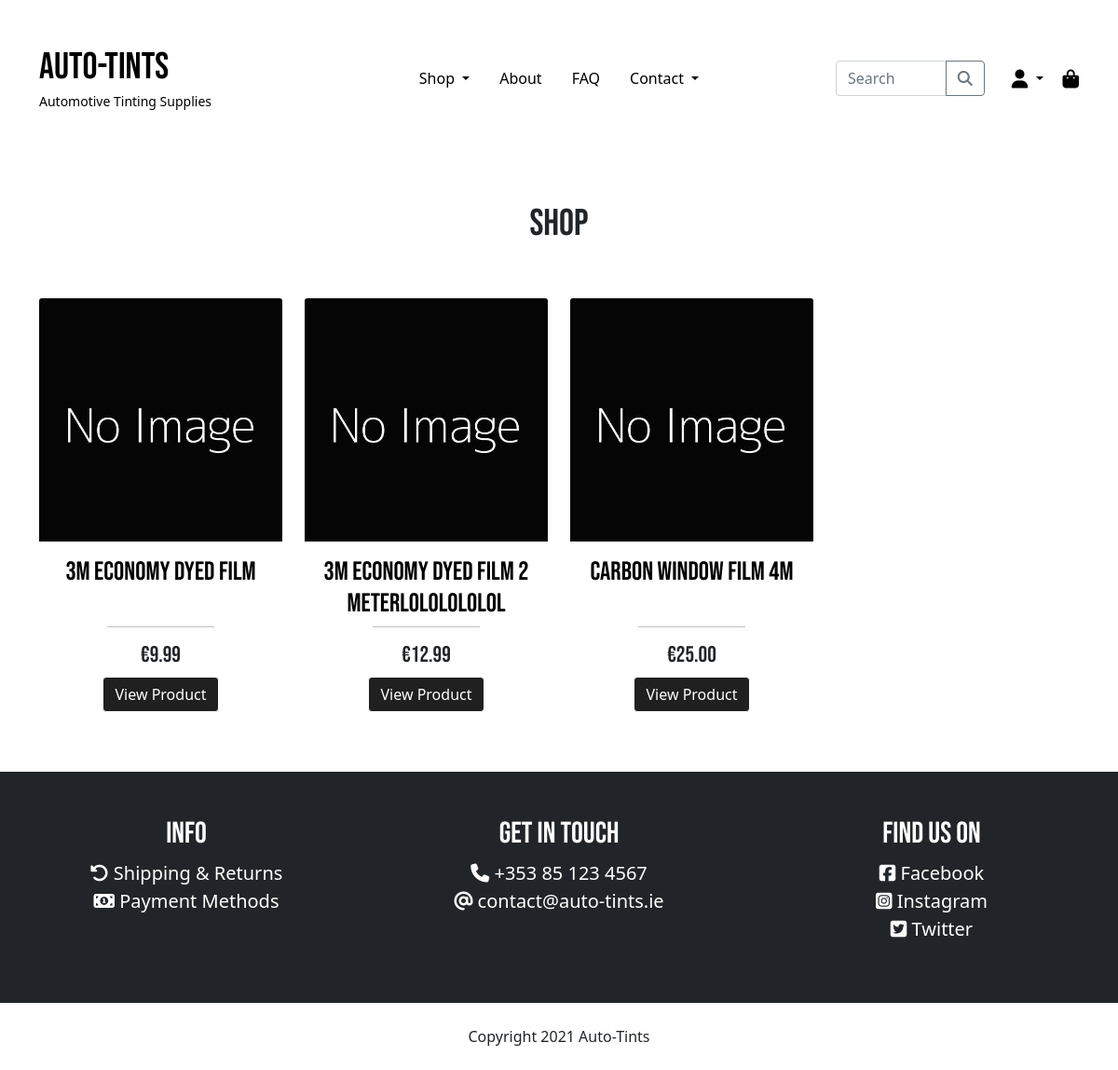
/products/, run on an earlier commit of the app's database.
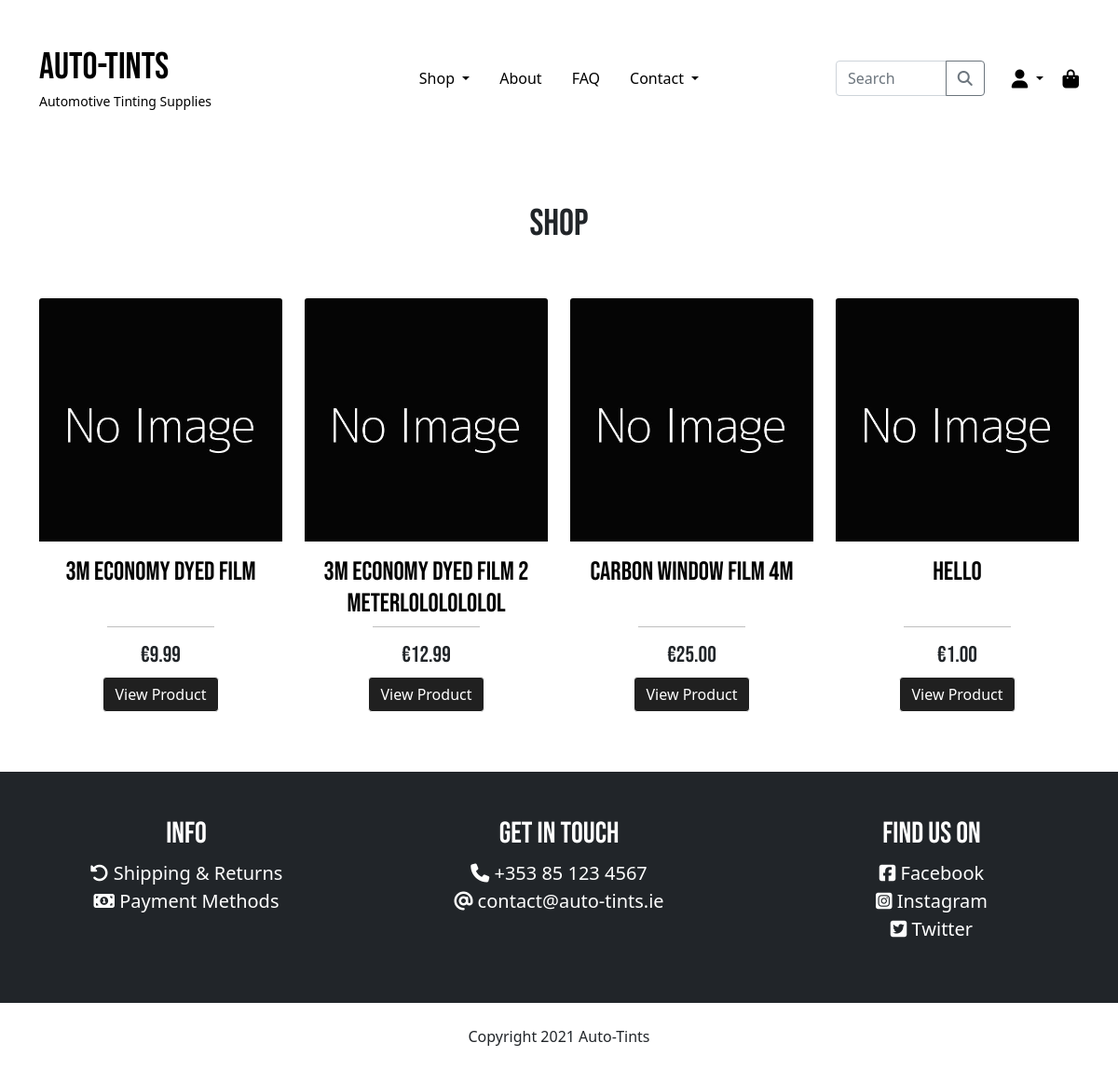
And on a later commit of the database.
### products/models.py (models this page shows, shortened)
class Product(models.Model):
    category = models.ForeignKey('Category', null=True,
                                 blank=True, on_delete=models.SET_NULL)
    sku = models.CharField(max_length=254, blank=True, default='')
    name = models.CharField(max_length=254)
    description = models.TextField()
    price = models.DecimalField(max_digits=6, decimal_places=2)
    image = models.ImageField(default="noimage.jpg")

### products/views.py (the view, shortened to what this page needs)
# urls.py: path('', views.all_products, name='products'),
def all_products(request):
    products = Product.objects.all()
    categories = None
    query = None
    context = {
        'products': products,
        'query': query,
        'cur_categories': categories,
    }
    return render(request, 'products/index.html', context)

### auto_tints/context_processors.py (called while the page is built, shortened)
def get_categories(request):
    categories = Category.objects.all()
    context = {
        'categories': categories,
    }
    return context

def cart_contents(request):
    cart = request.session.get('cart', {})
    cart_items = []
    cart_items_count = 0
    total = 0
    if cart:
        for quantity in list(cart.values()):
            cart_items_count += int(quantity)
    grand_total = total + settings.DELIVERY_CHARGE
    context = {
        'cart_items': cart_items,
        'cart_items_count': cart_items_count,
        'total': total,
        'grand_total': grand_total,
        'delivery_charge': settings.DELIVERY_CHARGE,
    }
    return context

### products/templates/products/index.html (shortened to what this page needs)
{% extends "base.html" %}
{% load static %}
{% block content %}
<div class="container">
    <h1 class="text-center mt-5">Shop</h1>
    {% if products %}
    <div class="row my-5">
        {% for product in products %}
        <div class="col-12 col-md-4 col-lg-3">
            <div class="card h-100 border-0 text-center">
                <a href="{% url 'detail_page' product.id %}">
                    <img src="{{ product.image.url }}" class="card-img-top" alt="{{ product.name }}">
                </a>
                <div class="card-body d-flex align-items-center flex-column">
                    <a href="{% url 'detail_page' product.id %}">
                        <h5 class="card-title fs-3">{{ product.name }}</h5>
                    </a>
                    <hr class="mt-auto">
                    <h4 class="fs-4">€{{ product.price|floatformat:2 }}</h4>
                    <div class="btn-group" role="group">
                        <a href="{% url 'detail_page' product.id %}" class="btn btn-black">View Product</a>
                    </div>
                </div>
            </div>
        </div>
        {% endfor %}
    </div>
    {% else %}
    <div class="py-5">
        <h2 class="text-center">No products found. <a href="{% url 'home' %}"><u>Go back</u></a>.</h2>
    </div>
    {% endif %}
</div>
{% endblock %}

What changed in the data, as far as the page shows it:
added Product: image (placeholder picture), name "Hello", price "1.00"
